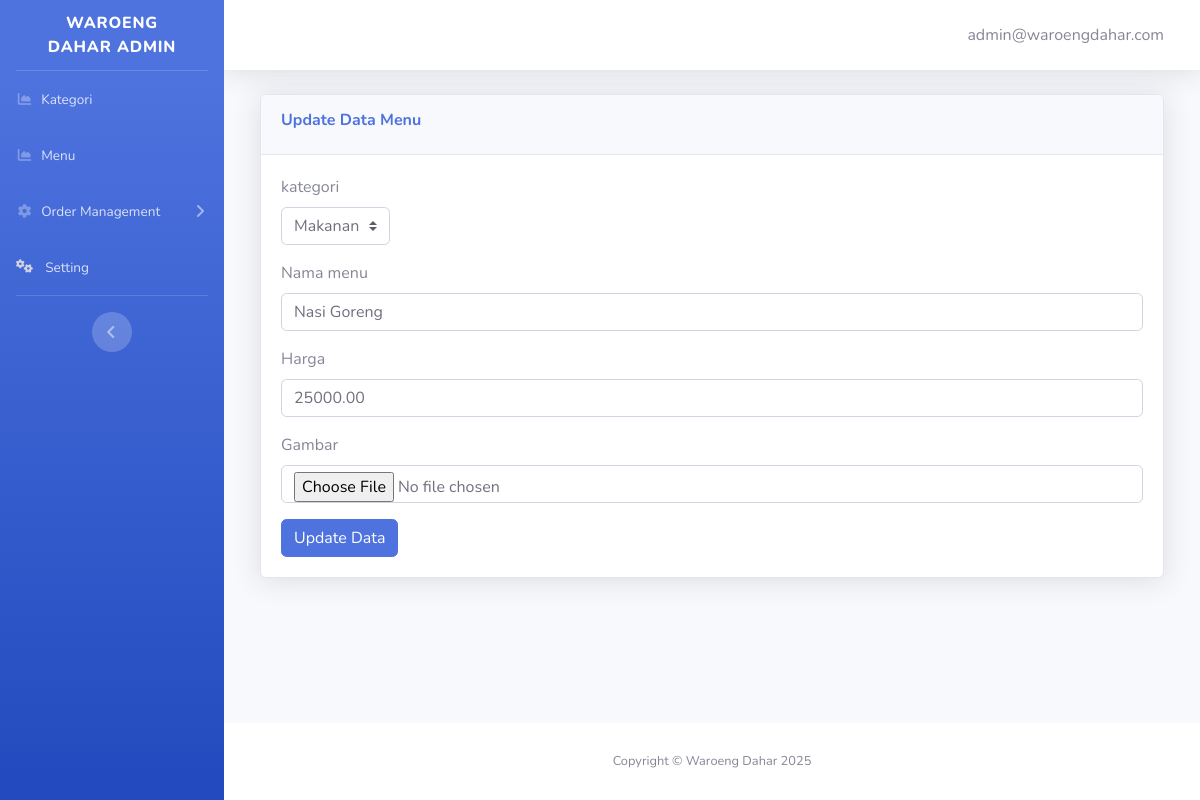
The page /admin/index.php?f=menu&m=update&id=1 (signed in) on the database its author committed.
### tables this page shows
CREATE TABLE tblmenu (
  idmenu INT(11) NOT NULL AUTO_INCREMENT,
  idkategori INT(11) NOT NULL,
  menu VARCHAR(255) NOT NULL,
  harga DECIMAL(10,2) NOT NULL,
  gambar VARCHAR(255) DEFAULT NULL,
  aktif ENUM('Y', 'N') DEFAULT 'Y',
  PRIMARY KEY (idmenu),
  FOREIGN KEY (idkategori) REFERENCES tblkategori(idkategori) ON DELETE CASCADE ON UPDATE CASCADE
);

CREATE TABLE tblkategori (
  idkategori INT(11) NOT NULL AUTO_INCREMENT,
  kategori VARCHAR(100) NOT NULL,
  PRIMARY KEY (idkategori)
);

### Data/Database.php (called while the page is built, shortened)
<?php
class DB
{
  private $host = "127.0.0.1";
  private $user = "root";
  private $pass = "";
  private $database = "wd";
  private $koneksi;
  public function __construct()
  {
    $this->koneksi = $this->koneksiDB();
  }
  public function koneksiDB()
  {
    $koneksi = mysqli_connect($this->host, $this->user, $this->pass, $this->database);
    return $koneksi;
  }
  public function getAll($sql)
  {
    $result = mysqli_query($this->koneksi, $sql);
    while ($row = mysqli_fetch_assoc($result)) {
      $data[] = $row;
    }
    if (!empty($data)) {
      return $data;
    }
  }
  public function getItem($sql)
  {
    $result = mysqli_query($this->koneksi, $sql);
    $row = mysqli_fetch_assoc($result);
    return $row;
  }
}

### admin/menu/update.php (the view, shortened to what this page needs)
<?php
if (isset($_GET['id'])) {
  $id = $_GET['id'];
  $rows = $db->getItem("SELECT * FROM tblmenu WHERE idmenu = $id");
}
$sql = "SELECT * FROM tblkategori";
$row = $db->getAll($sql);
?>
<div class="container-fluid">
  <div class="card shadow my-3">
    <div class="card-header py-3 ">
      <h6 class="font-weight-bold text-primary ">Update Data Menu</h6>
    </div>
    <div class="card-body">
      <form action="" method="POST" enctype="multipart/form-data">
        <label for="kategroi">kategori</label><br>
        <select name="id_kategori" id="kategori" style="width: auto;" class="custom-select mb-3" onchange="this.form.submit">
          <?php foreach ($row as $r) : ?>
            <option <?php if ($rows['idmenu'] == $r['idkategori']) echo "selected"; ?> value="<?= $r['idkategori'] ?>"><?= $r['kategori'] ?></option>
          <?php endforeach; ?>
        </select>
        <div class="form-group">
          <label for="name_menu">Nama menu</label>
          <input type="text" name="name_menu" value="<?= $rows['menu'] ?>" class="form-control" required id="name_menu">
        </div>
        <div class="form-group">
          <label for="harga">Harga</label>
          <input type="number" name="harga" value="<?= $rows['harga'] ?>" class="form-control" required id="harga">
        </div>
        <div class="form-group">
          <label for="gambar">Gambar</label>
          <input type="file" name="gambar" class="form-control" id="gambar">
        </div>
        <button class="btn btn-primary" type="submit" name="submit">Update Data</button>
      </form>
    </div>
  </div>
</div>

### rows shown on the page
tblmenu: id_kategori "Makanan", name_menu "Nasi Goreng", harga "25000.00"

### other values the page prints
$_SESSION['user'] "admin@waroengdahar.com"
